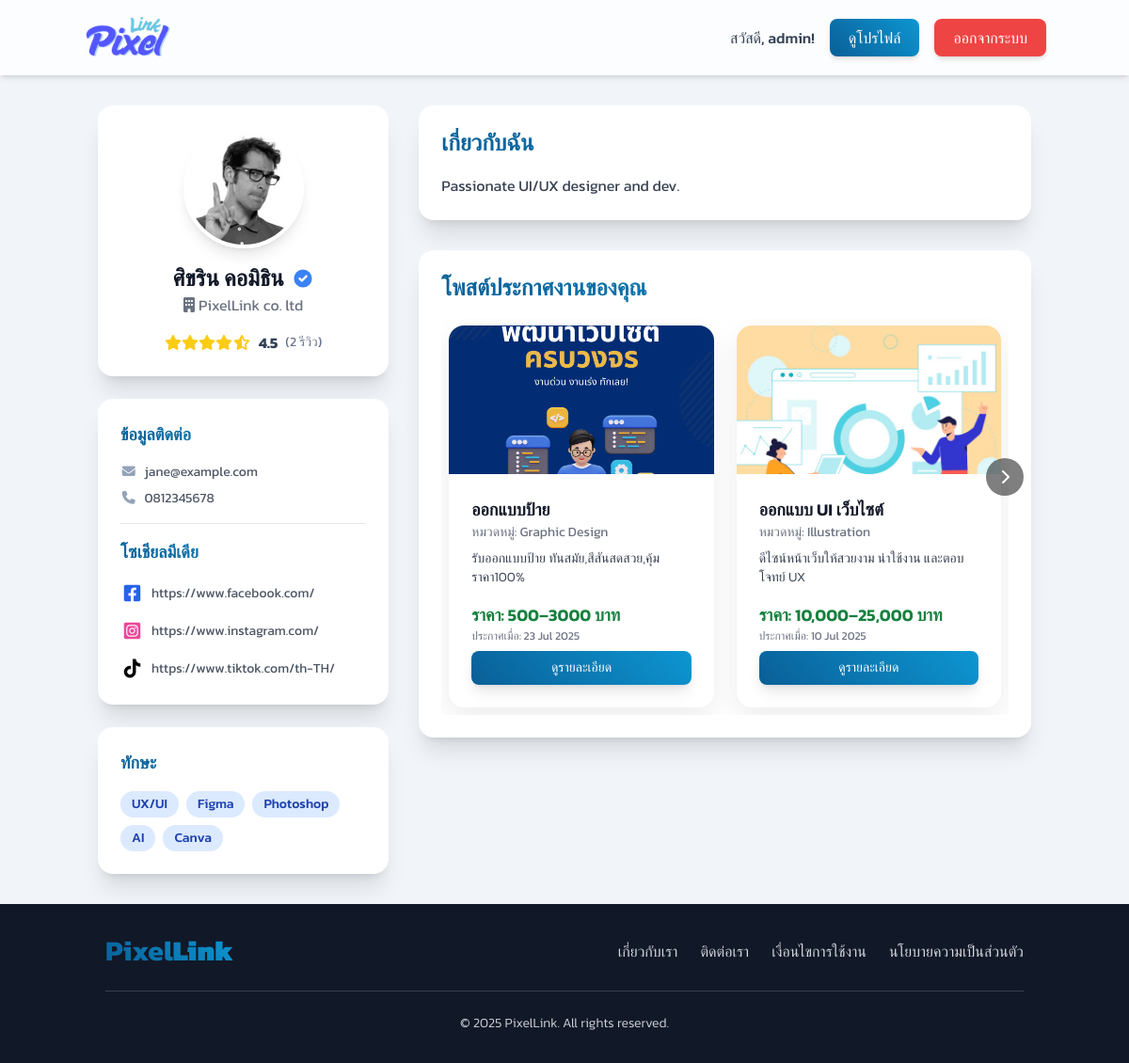
/designer/view_profile.php?user_id=2 (signed in), run on the app's committed database.
### tables this page shows
CREATE TABLE `profiles` (
  `profile_id` int(11) NOT NULL,
  `user_id` int(11) NOT NULL,
  `address` text DEFAULT NULL,
  `company_name` varchar(255) DEFAULT NULL,
  `bio` text DEFAULT NULL,
  `skills` text DEFAULT NULL,
  `profile_picture_url` varchar(255) DEFAULT NULL,
  `facebook_url` varchar(255) DEFAULT NULL,
  `instagram_url` varchar(255) DEFAULT NULL,
  `tiktok_url` varchar(255) DEFAULT NULL,
  `payment_qr_code_url` varchar(255) DEFAULT NULL,
  `bank_name` varchar(100) DEFAULT NULL,
  `account_number` varchar(50) DEFAULT NULL
);

CREATE TABLE `users` (
  `user_id` int(11) NOT NULL,
  `username` varchar(50) NOT NULL,
  `password` varchar(255) NOT NULL,
  `email` varchar(100) NOT NULL,
  `first_name` varchar(100) NOT NULL,
  `last_name` varchar(100) NOT NULL,
  `phone_number` varchar(20) NOT NULL,
  `user_type` enum('admin','designer','client') NOT NULL,
  `registration_date` timestamp NOT NULL DEFAULT current_timestamp(),
  `is_approved` tinyint(1) DEFAULT 0,
  `last_activity` datetime DEFAULT NULL,
  `is_active` tinyint(1) DEFAULT 1,
  `is_verified` tinyint(1) NOT NULL DEFAULT 0 COMMENT '0=Not Verified, 1=Verified',
  `last_login` timestamp NULL DEFAULT NULL
);

CREATE TABLE `job_postings` (
  `post_id` int(11) NOT NULL,
  `designer_id` int(11) NOT NULL,
  `title` varchar(255) NOT NULL,
  `description` text DEFAULT NULL,
  `category_id` int(11) DEFAULT NULL,
  `price_range` varchar(100) DEFAULT NULL,
  `posted_date` timestamp NOT NULL DEFAULT current_timestamp(),
  `status` enum('active','inactive','completed') DEFAULT 'active',
  `client_id` int(11) NOT NULL,
  `main_image_id` int(11) DEFAULT NULL
);

CREATE TABLE `uploaded_files` (
  `file_id` int(11) NOT NULL,
  `contract_id` int(11) DEFAULT NULL,
  `job_post_id` int(11) DEFAULT NULL,
  `uploader_id` int(11) NOT NULL,
  `file_name` varchar(255) NOT NULL,
  `file_path` varchar(255) NOT NULL,
  `uploaded_at` timestamp NOT NULL DEFAULT current_timestamp(),
  `file_size` int(11) DEFAULT NULL,
  `uploaded_by_user_id` int(11) DEFAULT NULL,
  `file_type` varchar(255) DEFAULT NULL,
  `uploaded_date` datetime DEFAULT NULL
);

CREATE TABLE `job_categories` (
  `category_id` int(11) NOT NULL,
  `category_name` varchar(100) NOT NULL
);

### designer/view_profile.php (the view, shortened to what the rows shown need)
<?php
$servername = "localhost";
$username = "root";
$password = "";
$dbname = "pixellink";
$condb = new mysqli($servername, $username, $password, $dbname);
$condb->set_charset("utf8");
$user_id_to_view = isset($_GET['user_id']) ? intval($_GET['user_id']) : 0;
$profile_data = null;
$job_postings_for_profile = [];
if ($user_id_to_view > 0) {
    $sql_profile = "SELECT p.*, u.first_name, u.last_name, u.email, u.phone_number, u.username, u.is_verified,
                           p.facebook_url, p.instagram_url, p.tiktok_url,
                           p.payment_qr_code_url, p.bank_name, p.account_number
                      FROM profiles p
                      JOIN users u ON p.user_id = u.user_id
                      WHERE p.user_id = ?";
    $stmt_profile = $condb->prepare($sql_profile);
    if ($stmt_profile) {
        $stmt_profile->bind_param("i", $user_id_to_view);
        $stmt_profile->execute();
        $profile_data = $stmt_profile->get_result()->fetch_assoc();
    }
    $sql_job_postings_for_profile = "SELECT
                                        jp.post_id, jp.title, jp.description, jp.price_range, jp.posted_date,
                                        u.first_name, u.last_name, jc.category_name,
                                        uf.file_path AS job_image_path
                                      FROM job_postings AS jp
                                      JOIN users AS u ON jp.designer_id = u.user_id
                                      LEFT JOIN job_categories AS jc ON jp.category_id = jc.category_id
                                      LEFT JOIN uploaded_files AS uf ON jp.main_image_id = uf.file_id
                                      WHERE jp.designer_id = ? AND jp.status = 'active'
                                      ORDER BY jp.posted_date DESC";
    $stmt_job_postings = $condb->prepare($sql_job_postings_for_profile);
    if ($stmt_job_postings) {
        $stmt_job_postings->bind_param("i", $user_id_to_view);
        $stmt_job_postings->execute();
        $job_postings_for_profile = $stmt_job_postings->get_result()->fetch_all(MYSQLI_ASSOC);
    }
    $avg_rating = 0;
    $review_count = 0;
    $sql_reviews = "SELECT AVG(rating) as avg_rating, COUNT(review_id) as review_count
                  FROM reviews
                  WHERE reviewed_user_id = ? AND review_type = 'client_review_designer'";
    $stmt_reviews = $condb->prepare($sql_reviews);
    if ($stmt_reviews) {
        $stmt_reviews->bind_param("i", $user_id_to_view);
        $stmt_reviews->execute();
        $review_data = $stmt_reviews->get_result()->fetch_assoc();
        if ($review_data) {
            $avg_rating = $review_data['avg_rating'] ?? 0;
            $review_count = $review_data['review_count'] ?? 0;
        }
    }
}
$display_name = trim(($profile_data['first_name'] ?? '') . ' ' . ($profile_data['last_name'] ?? '')) ?: ($profile_data['username'] ?? 'ไม่ระบุชื่อ');
$is_verified = $profile_data['is_verified'] ?? 0;
$display_email = $profile_data['email'] ?? 'ไม่ระบุอีเมล';
$display_tel = $profile_data['phone_number'] ?? 'ไม่ระบุเบอร์โทรศัพท์';
$display_company_name = $profile_data['company_name'] ?? '';
$display_bio = $profile_data['bio'] ?? 'ยังไม่มีประวัติ';
$display_skills = !empty($profile_data['skills']) ? explode(',', $profile_data['skills']) : [];
$raw_pic_path = $profile_data['profile_picture_url'] ?? '';
$display_profile_pic = '../dist/img/user8.jpg';
if (!empty($raw_pic_path) && file_exists('..' . $raw_pic_path)) {
    $display_profile_pic = '..' . $raw_pic_path;
}
?>
<!DOCTYPE html>
<html lang="th">
<head>
    <script src="https://cdn.tailwindcss.com"></script>
    <link rel="stylesheet" href="https://cdnjs.cloudflare.com/ajax/libs/font-awesome/6.1.1/css/all.min.css">
</head>
<body class="bg-slate-100 min-h-screen flex flex-col">
    <main class="flex-grow container mx-auto px-4 py-8">
        <?php if (!$profile_data): ?>
            <div class="bg-red-100 text-red-700 p-4 rounded-lg text-center">ไม่พบข้อมูลโปรไฟล์สำหรับ user ID: <?= $user_id_to_view ?></div>
        <?php else: ?>
            <div class="grid grid-cols-1 lg:grid-cols-3 gap-8">
                <div class="lg:col-span-1 space-y-6">
                    <div class="bg-white rounded-2xl shadow-xl p-6 text-center">
                        <img src="<?= htmlspecialchars($display_profile_pic) ?>" alt="รูปโปรไฟล์" class="w-32 h-32 mx-auto rounded-full object-cover shadow-lg border-4 border-white ">
                        <h1 class="text-2xl font-bold text-gray-900 mt-4 flex items-center justify-center">
                            <?= htmlspecialchars($display_name) ?>
                            <?php if ($is_verified): ?>
                                <span title="บัญชีนี้ได้รับการยืนยันตัวตนแล้ว">
                                    <svg class="ml-2 w-6 h-6 text-blue-500" fill="currentColor" viewBox="0 0 20 20">
                                        <path fill-rule="evenodd" d="M10 18a8 8 0 100-16 8 8 0 000 16zm3.707-9.293a1 1 0 00-1.414-1.414L9 10.586 7.707 9.293a1 1 0 00-1.414 1.414l2 2a1 1 0 001.414 0l4-4z" clip-rule="evenodd"></path>
                                    </svg>
                                </span>
                            <?php endif; ?>
                        </h1>
                        <?php if (!empty($display_company_name)): ?>
                            <p class="text-md text-gray-500"><i class="fas fa-building mr-1"></i><?= htmlspecialchars($display_company_name) ?></p>
                        <?php endif; ?>
                        <div class="mt-4 flex justify-center">
                            <?php if ($review_count > 0): ?>
                                <div class="flex items-center space-x-2">
                                    <div class="flex text-yellow-400">
                                        <?php
                                        $full_stars = floor($avg_rating);
                                        $half_star = ($avg_rating - $full_stars) >= 0.5;
                                        for ($i = 0; $i < $full_stars; $i++) echo '<i class="fas fa-star"></i>';
                                        if ($half_star) echo '<i class="fas fa-star-half-alt"></i>';
                                        ?>
                                    </div>
                                    <span class="font-bold text-slate-700"><?= number_format($avg_rating, 1) ?></span>
                                    <span class="text-sm text-slate-500">(<?= $review_count ?> รีวิว)</span>
                                </div>
                            <?php else: ?>
                                <div class="text-sm text-slate-500"><i class="far fa-star mr-1"></i> ยังไม่มีรีวิว</div>
                            <?php endif; ?>
                        </div>
                    </div>
                    <div class="bg-white rounded-2xl shadow-xl p-6">
                        <h3 class="font-semibold text-lg text-gradient mb-4">ข้อมูลติดต่อ</h3>
                        <div class="space-y-2 text-gray-600 text-sm">
                            <p><i class="fas fa-envelope fa-fw mr-2 text-slate-400"></i><?= htmlspecialchars($display_email) ?></p>
                            <p><i class="fas fa-phone fa-fw mr-2 text-slate-400"></i><?= htmlspecialchars($display_tel) ?></p>
                        </div>
                        <?php $has_social_links = !empty($profile_data['facebook_url']) || !empty($profile_data['instagram_url']) || !empty($profile_data['tiktok_url']); ?>
                        <?php if ($has_social_links): ?>
                            <div class="border-t my-4"></div>
                            <h3 class="font-semibold text-lg text-gradient mb-4">โซเชียลมีเดีย</h3>
                            <div class="space-y-3 mt-4 text-sm">
                                <?php if (!empty($profile_data['facebook_url'])): ?>
                                    <a href="<?= htmlspecialchars($profile_data['facebook_url']); ?>" target="_blank" class="flex items-center text-gray-600 hover:text-blue-600 hover:underline transition-colors">
                                        <i class="fab fa-facebook-square fa-fw mr-2 text-xl text-blue-600"></i>
                                        <span class="truncate"><?= htmlspecialchars($profile_data['facebook_url']); ?></span>
                                    </a>
                                <?php endif; ?>
                                <?php if (!empty($profile_data['instagram_url'])): ?>
                                    <a href="<?= htmlspecialchars($profile_data['instagram_url']); ?>" target="_blank" class="flex items-center text-gray-600 hover:text-pink-500 hover:underline transition-colors">
                                        <i class="fab fa-instagram-square fa-fw mr-2 text-xl text-pink-500"></i>
                                        <span class="truncate"><?= htmlspecialchars($profile_data['instagram_url']); ?></span>
                                    </a>
                                <?php endif; ?>
                                <?php if (!empty($profile_data['tiktok_url'])): ?>
                                    <a href="<?= htmlspecialchars($profile_data['tiktok_url']); ?>" target="_blank" class="flex items-center text-gray-600 hover:text-black hover:underline transition-colors">
                                        <i class="fab fa-tiktok fa-fw mr-2 text-xl text-black"></i>
                                        <span class="truncate"><?= htmlspecialchars($profile_data['tiktok_url']); ?></span>
                                    </a>
                                <?php endif; ?>
                            </div>
                        <?php endif; ?>
                    </div>
                    <?php if (!empty($display_skills)): ?>
                        <div class="bg-white rounded-2xl shadow-xl p-6">
                            <h3 class="font-semibold text-lg text-gradient mb-4">ทักษะ</h3>
                            <div class="flex flex-wrap gap-2">
                                <?php foreach ($display_skills as $skill): ?>
                                    <span class="bg-blue-100 text-blue-800 text-sm font-medium px-3 py-1 rounded-full"><?= htmlspecialchars(trim($skill)) ?></span>
                                <?php endforeach; ?>
                            </div>
                        </div>
                    <?php endif; ?>
                </div>
                <div class="lg:col-span-2 space-y-8">
                    <div class="bg-white rounded-2xl shadow-xl p-6">
                        <h2 class="text-2xl font-semibold text-gradient mb-4">เกี่ยวกับฉัน</h2>
                        <p class="text-gray-700 leading-relaxed prose"><?= nl2br(htmlspecialchars($display_bio)) ?></p>
                    </div>
                    <div class="bg-white rounded-2xl shadow-xl p-6">
                        <h2 class="text-2xl font-semibold text-gradient mb-4">โพสต์ประกาศงานของคุณ</h2>
                        <?php if (empty($job_postings_for_profile)): ?>
                            <div class="bg-blue-100 text-blue-700 px-4 py-3 rounded-lg text-center">ยังไม่มีงานที่ประกาศ</div>
                        <?php else: ?>
                            <div class="carousel-container relative">
                                <div class="carousel-content p-2" id="carouselContent">
                                    <?php foreach ($job_postings_for_profile as $job): ?>
                                        <div class="card-item flex flex-col">
                                            <?php
                                            $image_source = !empty($job['job_image_path']) && file_exists(htmlspecialchars($job['job_image_path']))
                                                ? htmlspecialchars($job['job_image_path'])
                                                : '../dist/img/pdpa02.jpg';
                                            ?>
                                            <img src="<?= $image_source ?>" alt="ภาพประกอบงาน: <?= htmlspecialchars($job['title']) ?>" class="card-image">
                                            <div class="p-4 md:p-6 flex-grow flex flex-col justify-between">
                                                <div>
                                                    <h3 class="text-lg font-semibold text-gray-900 line-clamp-2"><?= htmlspecialchars($job['title']) ?></h3>
                                                    <p class="text-sm text-gray-500 mb-2">หมวดหมู่: <?= htmlspecialchars($job['category_name'] ?? 'ไม่ระบุ') ?></p>
                                                    <p class="text-sm text-gray-700 line-clamp-3 font-light"><?= htmlspecialchars($job['description']) ?></p>
                                                </div>
                                                <div class="mt-4">
                                                    <p class="text-lg font-semibold text-green-700">ราคา: <?= htmlspecialchars($job['price_range'] ?? 'สอบถาม') ?></p>
                                                    <p class="text-xs text-gray-500">ประกาศเมื่อ: <?= date('d M Y', strtotime($job['posted_date'])) ?></p>
                                                    <div class="mt-2 flex space-x-2">
                                                        <a href="../job_detail.php?id=<?= $job['post_id'] ?>&type=posting" class="flex-1 btn-primary text-white px-4 py-2 rounded-lg font-medium text-sm shadow-lg text-center">ดูรายละเอียด</a>
                                                    </div>
                                                </div>
                                            </div>
                                        </div>
                                    <?php endforeach; ?>
                                </div>
                                <button id="nextBtn" class="carousel-button right"><i class="fas fa-chevron-right"></i></button>
                            </div>
                        <?php endif; ?>
                    </div>
                </div>
            </div>
        <?php endif; ?>
    </main>
    <?php include '../includes/footer.php'; ?>
</body>
</html>

### data on the page
profiles: profile_picture_url (picture), user.last_name "ศิขริน คอมิธิน", company_name "PixelLink co. ltd", user.email "jane@example.com", user.phone_number "0812345678", facebook_url "https://www.facebook.com/", instagram_url "https://www.instagram.com/", tiktok_url "https://www.tiktok.com/th-TH/", skills "UX/UI", skills "Figma", skills "Photoshop", skills "AI", skills "Canva", bio "Passionate UI/UX designer and dev."
job_postings: uploaded_files.file_path (picture), title "ออกแบบป้าย", category.category_name "Graphic Design", description "รับออกแบบป้าย ทันสมัย,สีสันสดสวย,คุ้มราคา100%", price_range "500–3000 บาท", posted_date "23 Jul 2025"
job_postings: shows a picture, title "ออกแบบ UI เว็บไซต์", category.category_name "Illustration", description "ดีไซน์หน้าเว็บให้สวยงาม น่าใช้งาน และตอบโจทย์ UX", price_range "10,000–25,000 บาท", posted_date "10 Jul 2025"

### other printed values
$loggedInUserName "admin"
$avg_rating "4.5"
$review_count "2"
